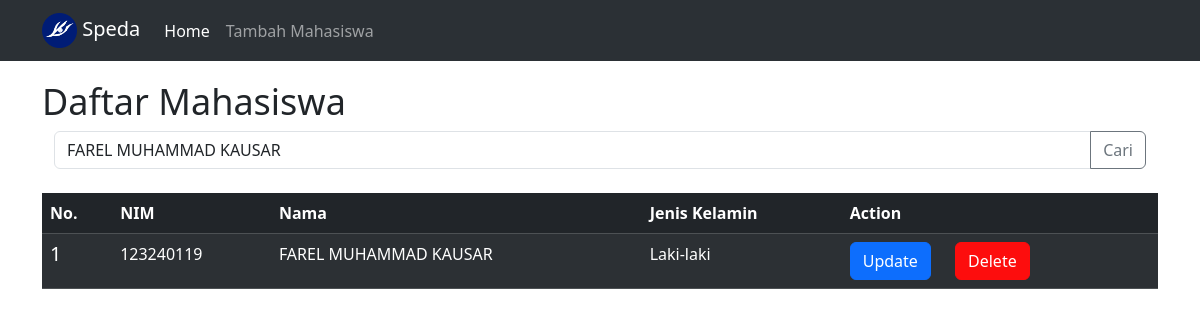
The app's page /index.php?keyword=FAREL MUHAMMAD KAUSAR with its own data.
### tables this page shows
CREATE TABLE `mahasiswa` (
  `id` int(11) NOT NULL,
  `nim` varchar(100) DEFAULT NULL,
  `nama` varchar(100) DEFAULT NULL,
  `jenis_kelamin` varchar(100) DEFAULT NULL,
  `created_at` datetime DEFAULT current_timestamp() ON UPDATE current_timestamp()
);

### index.php (the view, shortened to what this page needs)
<?php
require(__DIR__ . "/koneksi.php");
$keyword = $_GET['keyword'] ?? '';
if ($keyword !== '') {
    $stmt = $connection->prepare("SELECT * FROM mahasiswa WHERE nama LIKE ?");
    $cari = "%{$keyword}%";
    $stmt->bind_param("s", $cari);
    $stmt->execute();
    $hasil = $stmt->get_result();
} else {
    $hasil = $connection->query("SELECT * FROM mahasiswa");
}
?>
<!doctype html>
<html lang="en">
  <head>
    <link href="https://cdn.jsdelivr.net/npm/bootstrap@5.3.8/dist/css/bootstrap.min.css" rel="stylesheet">
    <link rel="stylesheet" href="style.css">
  </head>
  <body>
        <nav class="navbar fixed-top navbar-expand-lg bg-body-tertiary" data-bs-theme="dark">
            <div class="container-md">
            <a class="navbar-brand" href="#">
                <img src="eyes.png" alt="Logo" width="35" height="35" class="d-inline-block align-text-center">
                Speda
            </a>
            <div class="collapse navbar-collapse" id="navbarNavAltMarkup">
            <div class="navbar-nav">
                <a href="index.php" class="nav-link active" aria-current="page" href="#">Home</a>
                <a href="tambahmahasiswa.php" class="nav-link" href="#">Tambah Mahasiswa</a>
            </div>
            </div>
        </div>
        </nav>
        <div class="container-md">
            <p class="h1">Daftar Mahasiswa</p>
        </div>
        <div class="container-md">
            <form class="container-fluid">
                <div class="input-group">
                    <input type="text" class="form-control" placeholder="Cari Mahasiswa" name="keyword" aria-label="Cari Mahasiswa" value="<?= htmlspecialchars($keyword) ?>"/>
                    <button class="btn btn-outline-secondary" type="submit">Cari</button>
                </div>
            </form>
        </div>
        <br>
        <div class="container-md">
            <table class="table table-dark table-striped">
                <thead>
                    <tr>
                    <th scope="col">No.</th>
                    <th scope="col">NIM</th>
                    <th scope="col">Nama</th>
                    <th scope="col">Jenis Kelamin</th>
                    <th scope="col">Action</th>
                    </tr>
                </thead>
                <tbody>
                    <?php
                    if ($hasil && $hasil->num_rows > 0) {
                        $no = 1;
                        while ($row = $hasil->fetch_assoc()) {
                            ?>
                            <tr>
                                <td><h5><?= $no ?></h5></td>
                                <td><?= htmlspecialchars($row['nim']) ?></td>
                                <td><?= htmlspecialchars($row['nama']) ?></td>
                                <td><?= htmlspecialchars($row['jenis_kelamin']) ?></td>
                                <td>
                                    <a href="update.php?id=<?= $row['id'] ?>" class="btn btn-primary1">Update</a>
                                    <button class="btn btn-primary2" type="button" data-bs-toggle="modal" data-bs-target="#hapus<?= $row['id'] ?>">Delete</button>
                                </td>
                            </tr>
                            <?php
                            $no++;
                        }
                    } else {
                        echo "<tr><td colspan='5' class='text-center'>Tidak ada data.</td></tr>";
                    }
                    ?>
                </tbody>
            </table>
        </div>
  </body>
</html>

### style.css (style rules this page uses)
.h1 { font-size: 36px; color: #212529; margin-top: 10vh; }
.btn-primary1 { background-color: #0d6efd; border-color: #0d6efd; margin-right: 10px; color: white; }
.btn-primary2 { background-color: #fd0d0d; border-color: #fd0d0d; color: white; margin-left: 10px; }

### records on screen
mahasiswa: nim "123240119", nama "FAREL MUHAMMAD KAUSAR", jenis_kelamin "Laki-laki"
